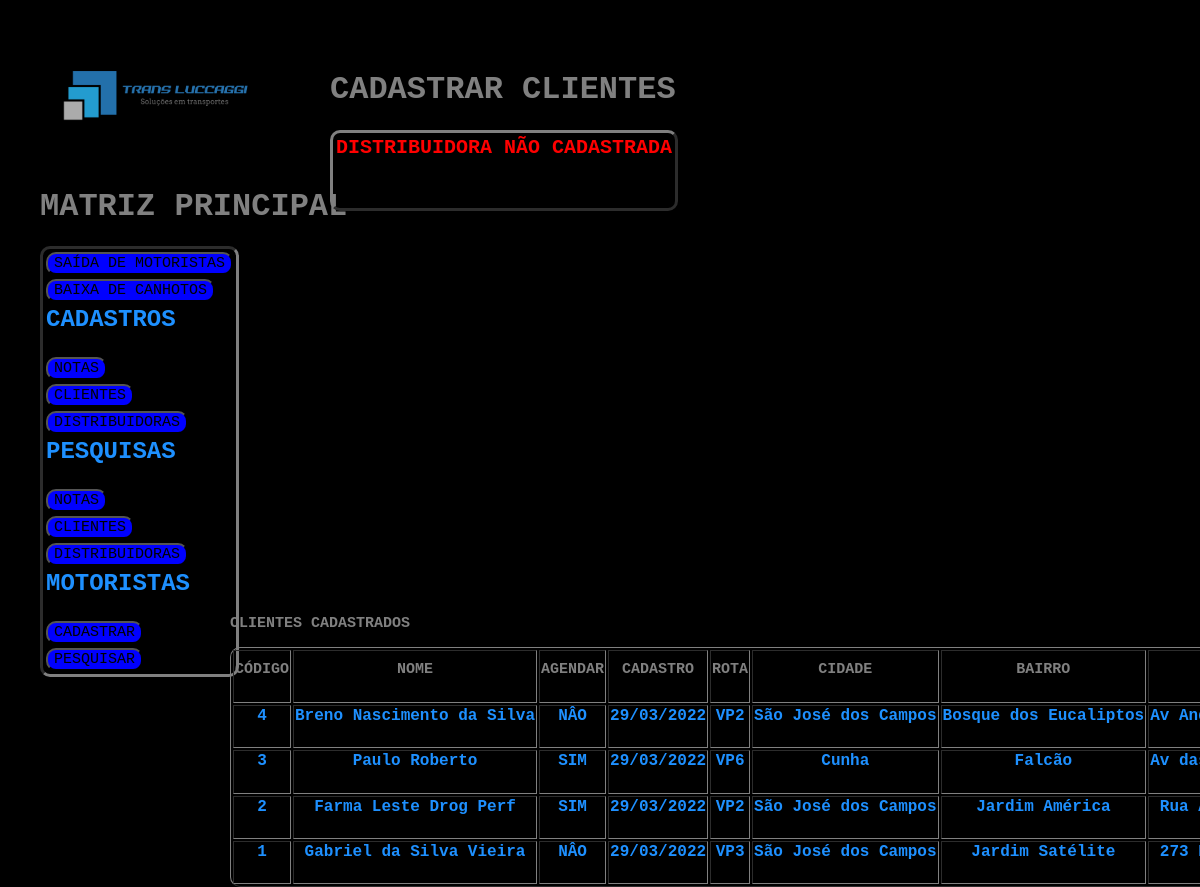
The app's page /cadastro/cadastrar_clientes.php with its own data.
### tables this page shows
CREATE TABLE `clientes` (
  `id` int(11) NOT NULL,
  `codigo` varchar(16) NOT NULL,
  `nome` varchar(64) NOT NULL,
  `agendar` varchar(4) NOT NULL,
  `cadastro` date NOT NULL,
  `rota` varchar(8) NOT NULL,
  `cidade` varchar(32) NOT NULL,
  `bairro` varchar(32) NOT NULL,
  `endereco` varchar(64) NOT NULL,
  `cod_distribuidora` int(11) NOT NULL
);

### connect.php (called while the page is built, shortened)
<?php
	$tab_cli = "clientes";
	$tab_dis = "distribuidoras";
 ?>

### cadastro/cadastrar_clientes.php (the view, shortened to what this page needs)
<html>
				<head>
					<link href="..\estilo.css" rel="stylesheet"/>
				</head>
				<body>
					<menu>
						<a href="http://localhost/transluccaggi"><img src="..\imagem/logo.png" width=20%></a>
						<h1>MATRIZ PRINCIPAL</h1><p>
							<table class="tableb">
								<tr><td><a href="../saida/form_saida_motorista.html"><button>SAÍDA DE MOTORISTAS</button></a></td></tr>
								<tr><td><a href="../saida/form_baixa_canhotos.html"><button>BAIXA DE CANHOTOS</button></a></td></tr>
								<tr><td><h2>CADASTROS</h2></td></tr>
								<tr><td><a href="..\cadastro/form_cadastrar_nfs.php"><button>NOTAS</button></a></td></tr>
								<tr><td><a href="..\cadastro/form_cadastrar_clientes.php"><button>CLIENTES</button></a></td></tr>
								<tr><td><a href="..\cadastro/form_cadastrar_distribuidoras.php"><button>DISTRIBUIDORAS</button></a></td></tr>
								<tr><td><h2>PESQUISAS</h2></td></tr>
								<tr><td><a href="..\pesquisa/form_pesquisar_nfs.html"><button>NOTAS</button></a></td></tr>
								<tr><td><a href="..\pesquisa/form_pesquisar_clientes.html"><button>CLIENTES</button></a></td></tr>
								<tr><td><a href="..\pesquisa/form_pesquisar_distribuidoras.html"><button>DISTRIBUIDORAS</button></a></td></tr>
								<tr><td><h2>MOTORISTAS</h2></td></tr>
								<tr><td><a href="..\cadastro/form_cadastrar_motoristas.php"><button>CADASTRAR</button></a></td></tr>
								<tr><td><a href="..\pesquisa/form_pesquisar_motoristas.html"><button>PESQUISAR</button></a></td></tr>
						</table>
					</menu>
<?php
	require('../connect.php');
	$cod_cli = trim($_POST['cod_cli']);
    $nom_cli = trim($_POST['nom_cli']);
    $cad_cli = trim($_POST['cad_cli']);
    $rot_cli = trim($_POST['rot_cli']);
    $cid_cli = trim($_POST['cid_cli']);
    $bai_cli = trim($_POST['bai_cli']);
	$end_cli = trim($_POST['end_cli']);
    $cod_dis = trim($_POST['cod_dis']);
	if(!isset($_POST['age'])) {
        $age = "NÂO";
    } else {
        $age = $_POST['age'];
    }
	$sql = mysqli_query($conn, "SELECT * FROM $tab_cli WHERE `codigo` = '$cod_cli'");
	$n = mysqli_num_rows($sql);
	if($n != 0)
	{
		?>
			<pag>
				<h1>CADASTRAR CLIENTES</h1><p>
				<table>
					<tr>
						<td><h5>CLIENTE JÁ CADASTRADO</h5></td>
					</tr>
				</table>
			</pag>
		<?php
	}
	else
	{
		$sql2 = mysqli_query($conn, "SELECT * FROM $tab_dis WHERE `codigo` = '$cod_dis'");
		$n2 = mysqli_num_rows($sql2);
		if($n2 != 0)
		{
			$sql = mysqli_query($conn,"INSERT INTO $tab_cli(`codigo`, `nome`, `agendar`, `cadastro`, `rota`, `cidade`, `bairro`, `endereco`, `cod_distribuidora`) VALUES ('$cod_cli', '$nom_cli', '$age', '$cad_cli', '$rot_cli', '$cid_cli', '$bai_cli', '$end_cli', '$cod_dis')");
			?>
				<pag>
					<h1>CADASTRAR CLIENTES</h1><p>
					<table>
						<tr>
							<td><h7>CLIENTE CADASTRADO</h7></td>
						</tr>
					</table>
				</pag>
			<?php
		}
		else
		{
			?>
				<pag>
					<h1>CADASTRAR CLIENTES</h1><p>
					<table>
						<tr>
							<td><h6>DISTRIBUIDORA NÃO CADASTRADA</h6></td>
						</tr>
					</table>
				</pag>
			<?php
		}
	}
?>
		<urc>
            <table border=1>
                <h3>CLIENTES CADASTRADOS</h3>
                <tr>
					<td><h3>CÓDIGO</h3></td>
					<td><h3>NOME</h3></td>
					<td><h3>AGENDAR</h3></td>
                    <td><h3>CADASTRO</h3></td>
                    <td><h3>ROTA</h3></td>
                    <td><h3>CIDADE</h3></td>
                    <td><h3>BAIRRO</h3></td>
                    <td><h3>ENDEREÇO</h3></td>
				</tr>
                <?php   require('..\connect.php');
				$sql = mysqli_query($conn,"SELECT * FROM $tab_cli ORDER BY `id` DESC LIMIT 5");
				$n = mysqli_num_rows($sql);
                $i=0;
                    while($i!=$n)
                    {
                        $vn = mysqli_fetch_array($sql);	?>
                                <tr>
                                    <td><h4><nobr><?php echo $vn['codigo'];   ?></nobr></h4></td>
                                    <td><h4><nobr><?php echo $vn['nome'];    ?></nobr></h4></td>
                                    <td><h4><nobr><?php echo $vn['agendar'];    ?></nobr></h4></td>
                                    <td><h4><nobr><?php echo date( 'd/m/Y' , strtotime( $vn['cadastro']));    ?></nobr></h4></td>
                                    <td><h4><nobr><?php echo $vn['rota'];    ?></nobr></h4></td>
                                    <td><h4><nobr><?php echo $vn['cidade'];    ?></nobr></h4></td>
                                    <td><h4><nobr><?php echo $vn['bairro'];    ?></nobr></h4></td>
                                    <td><h4><nobr><?php echo $vn['endereco'];    ?></nobr></h4></td>
                                </tr>
                        <?php   $i = $i + 1;
                    }   ?>
            </table>
        </urc>
	</body>
</html>

### estilo.css (style rules this page uses)
body { background-color: black; }
h1 { color: gray; font-family: OCR A Std, monospace; }
h3 { color:gray; font-family: OCR A Std, monospace; font-size: 15px; }
h4 { color:dodgerblue; font-family:OCR A Std, monospace; }
h6 { color:red; font-family:OCR A Std, monospace; font-size: 20px; }
h2 { color: dodgerblue; font-family: OCR A Std, monospace; }
button { background-color: blue; font-family: OCR A Std, monospace; font-size: 15px; border-radius: 10px; }
menu { position:absolute; top:10px; left:0px; }
pag { position:absolute; top:50px; left:330px; }
urc { position:absolute; top:550px; left:-100px; }
table { align-items: center; text-align: center; border-style: outset; border-radius: 10px; border-color:gray; padding: 0%; }
.tableb { align-items: left; text-align: left; border-style: inset; border-radius: 10px; border-color:gray; }

### records on screen
clientes: codigo "4", nome "Breno Nascimento da Silva", agendar "NÂO", cadastro "29/03/2022", rota "VP2", cidade "São José dos Campos", bairro "Bosque dos Eucaliptos", endereco "Av…"
clientes: codigo "3", nome "Paulo Roberto", agendar "SIM", cadastro "29/03/2022", rota "VP6", cidade "Cunha", bairro "Falcão", endereco "Av…"
clientes: codigo "2", nome "Farma Leste Drog Perf", agendar "SIM", cadastro "29/03/2022", rota "VP2", cidade "São José dos Campos", bairro "Jardim América", endereco "Rua…"
clientes: codigo "1", nome "Gabriel da Silva Vieira", agendar "NÂO", cadastro "29/03/2022", rota "VP3", cidade "São José dos Campos", bairro "Jardim Satélite", endereco "273…"
